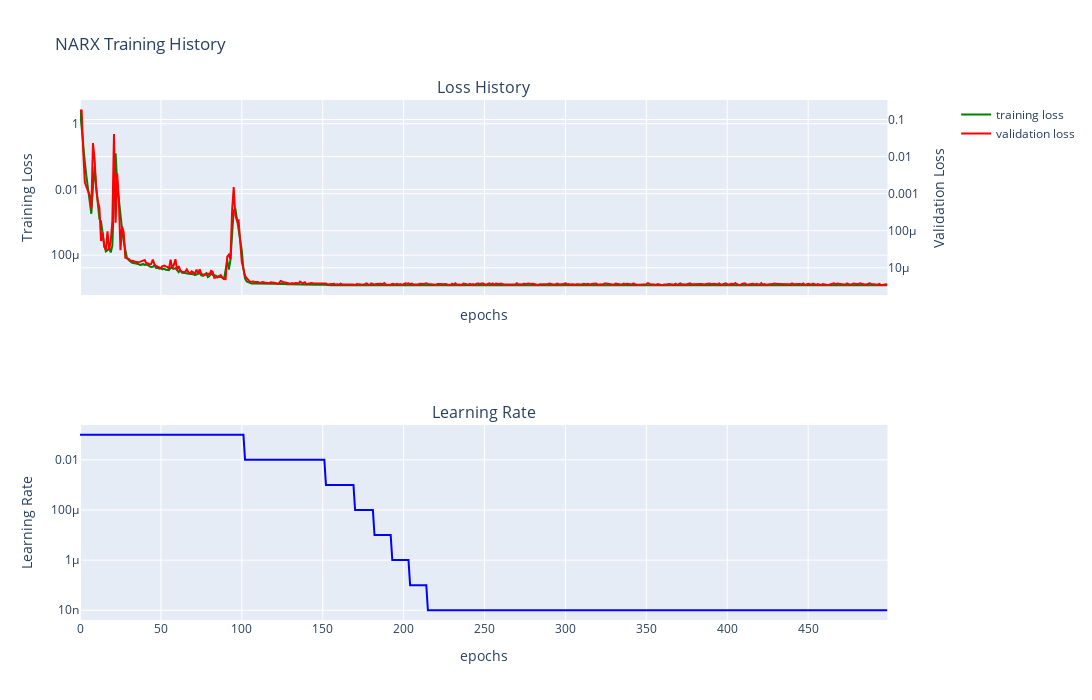

Notebook code for this chart:
### Markdown cell above
# NARX model

### Code cell
dm.narx_trainer(hidden_layers=[20], batch_size=320,
          learning_rate=0.1, epochs= 500, scheduler_flag=True)
dm.narx.plot_narx_training_history_plotly()

### Figure 1 — Plotly figure (JSON) as saved in the notebook; plotly's stock layout.template omitted (floating-point values rounded to 4 significant figures; data arrays with more than 128 entries replaced by an {"elided": "..."} marker saying what was removed)
{"data": [{"line": {"color": "green"}, "mode": "lines", "name": "training loss", "showlegend": true, "type": "scatter", "x": {"elided": "500 int values"}, "xaxis": "x", "y": {"elided": "500 float values"}, "yaxis": "y"}, {"line": {"color": "red"}, "mode": "lines", "name": "validation loss", "showlegend": true, "type": "scatter", "x": {"elided": "500 int values"}, "xaxis": "x", "y": {"elided": "500 float values"}, "yaxis": "y2"}, {"line": {"color": "blue"}, "mode": "lines", "showlegend": false, "type": "scatter", "x": {"elided": "500 int values"}, "xaxis": "x2", "y": {"elided": "500 float values"}, "yaxis": "y3"}], "layout": {"annotations": [{"font": {"size": 16}, "showarrow": false, "text": "Loss History", "x": 0.47, "xanchor": "center", "xref": "paper", "y": 1, "yanchor": "bottom", "yref": "paper"}, {"font": {"size": 16}, "showarrow": false, "text": "Learning Rate", "x": 0.47, "xanchor": "center", "xref": "paper", "y": 0.375, "yanchor": "bottom", "yref": "paper"}], "height": 700, "title": {"text": "NARX Training History"}, "width": 1800, "xaxis": {"anchor": "y", "domain": [0, 0.94], "matches": "x2", "showticklabels": false, "title": {"text": "epochs"}}, "xaxis2": {"anchor": "y3", "domain": [0, 0.94], "title": {"text": "epochs"}}, "yaxis": {"anchor": "x", "domain": [0.625, 1], "title": {"text": "Training Loss"}, "type": "log"}, "yaxis2": {"anchor": "x", "overlaying": "y", "side": "right", "title": {"text": "Validation Loss"}, "type": "log"}, "yaxis3": {"anchor": "x2", "domain": [0, 0.375], "title": {"text": "Learning Rate"}, "type": "log"}}}
